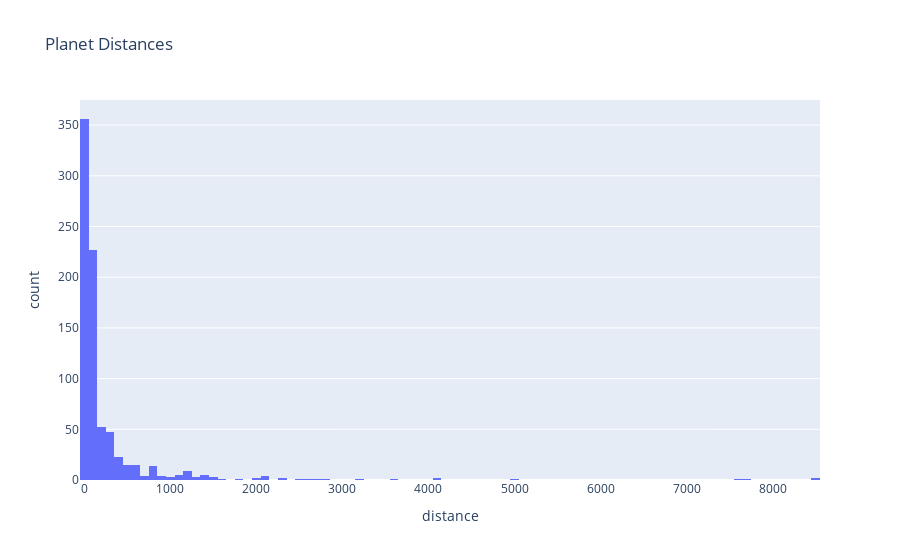

Here is the notebook cell this chart was saved with:
### Markdown cell above
____

## <font color=#00BBFF> Problem #2 - Exploratory Data Analysis (10 pts) </font>

In this problem you are going to explore EDA: Exploratory Data Analysis, which - _like IDA_ - is can be defined many ways, but we will assume it contains these steps:
* Univariate analysis
* Bivariate analysis
* Multivariate analysis
* Correlation analysis
* Dimensionality assessment
* Pattern and trend identification
* Hypothesis generation

Note that IDA did not involve much in the way of visualization; EDA relies heavily on visualization. An important aspect of EDA is that is, as in the name, exploratory. The goals of EDA might be:
* you have a unique dataset and you want to explore whether it contains anything that would be useful or surprising.
* you have a very specific goal in mind already and you want to explore whether this dataset can help you achieve your goal. 

Because this is EDA, with an emphasis on the E, I want you to explore this dataset with little guidance. Use your curiosity, intuition and creativity. 

🤓 Follow these steps:
* only use the Plotly library for this problem, with as many plot types as you can; interactive plots are preferred
* make about one plot per category above - if you are not familiar with a concept, skip that item (e.g., you don't know what PCA is, you have no idea how to do clustering, there are temporal trends, or whatever); shoot for about 5 plots
* but, complete 7: the EDA must lead to something to do next!! use a markdown cell for this

### Code cell
# Univariate analysis
import plotly.express as px

fig = px.histogram(df, x='distance', nbins=100, title='Planet Distances')
fig.show()

### Figure 1 — Plotly figure (JSON) as saved in the notebook; plotly's stock layout.template omitted (floating-point values rounded to 4 significant figures; data arrays with more than 128 entries replaced by an {"elided": "..."} marker saying what was removed)
{"data": [{"bingroup": "x", "hovertemplate": "distance=%{x}<br>count=%{y}<extra></extra>", "legendgroup": "", "marker": {"color": "#636efa", "pattern": {"shape": ""}}, "name": "", "nbinsx": 100, "orientation": "v", "showlegend": false, "type": "histogram", "x": {"elided": "1035 float values"}, "xaxis": "x", "yaxis": "y"}], "layout": {"barmode": "relative", "legend": {"tracegroupgap": 0}, "title": {"text": "Planet Distances"}, "xaxis": {"anchor": "y", "domain": [0, 1], "title": {"text": "distance"}}, "yaxis": {"anchor": "x", "domain": [0, 1], "title": {"text": "count"}}}}
